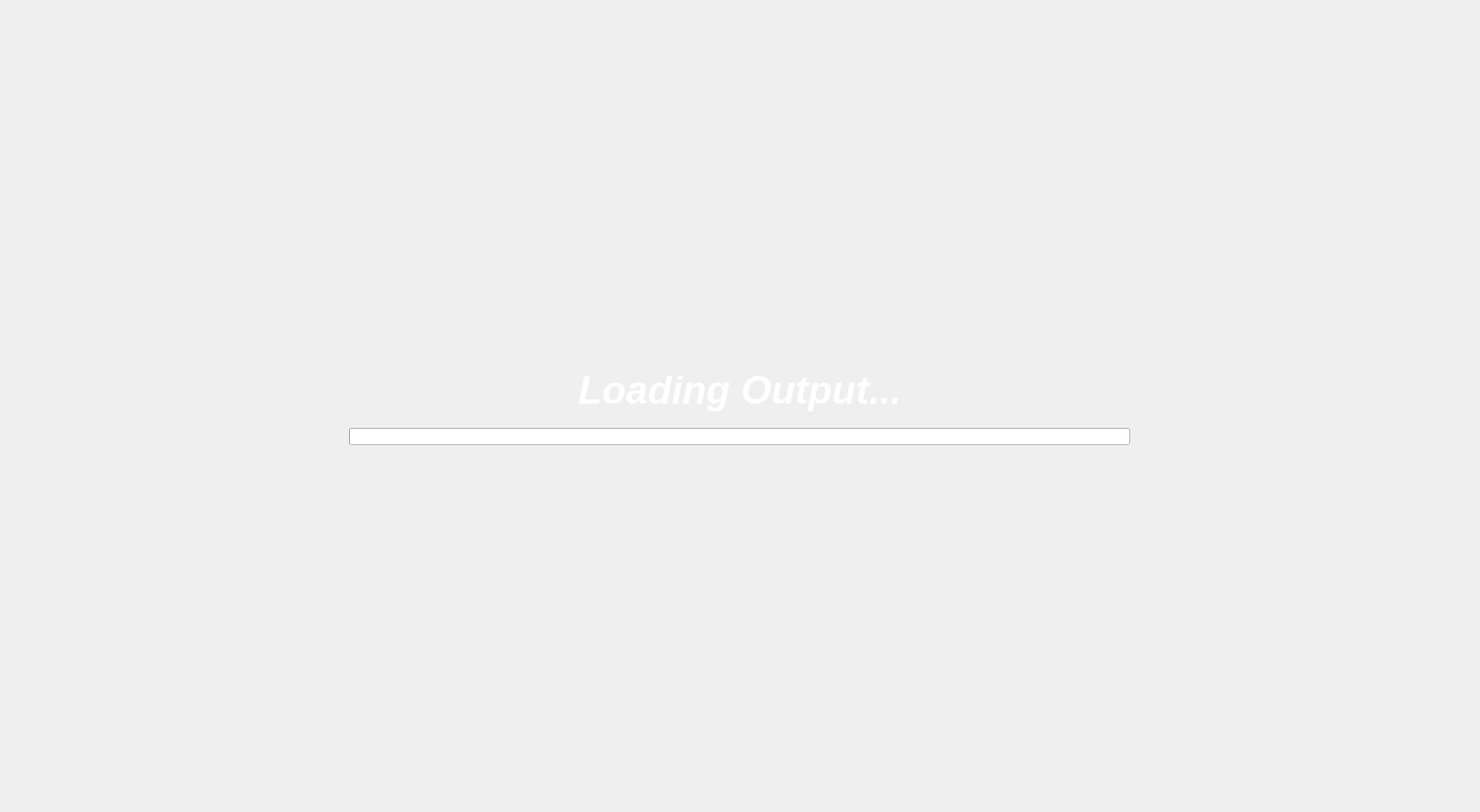
<?xml version="1.0" encoding="UTF-8"?>
<ui version="4.0">
 <class>Loading</class>
 <widget class="QWidget" name="Loading">
  <property name="geometry">
   <rect>
    <x>0</x>
    <y>0</y>
    <width>1895</width>
    <height>1040</height>
   </rect>
  </property>
  <property name="sizePolicy">
   <sizepolicy hsizetype="Preferred" vsizetype="Preferred">
    <horstretch>0</horstretch>
    <verstretch>0</verstretch>
   </sizepolicy>
  </property>
  <property name="maximumSize">
   <size>
    <width>16777215</width>
    <height>16777215</height>
   </size>
  </property>
  <property name="windowTitle">
   <string>Loading</string>
  </property>
  <property name="styleSheet">
   <string notr="true">#loadingLabel {
    color: #000000;
}</string>
  </property>
  <layout class="QVBoxLayout" name="verticalLayout">
   <property name="spacing">
    <number>20</number>
   </property>
   <item>
    <spacer name="verticalSpacerTop">
     <property name="orientation">
      <enum>Qt::Orientation::Vertical</enum>
     </property>
     <property name="sizeHint" stdset="0">
      <size>
       <width>20</width>
       <height>200</height>
      </size>
     </property>
    </spacer>
   </item>
   <item>
    <widget class="QLabel" name="loadingLabel">
     <property name="styleSheet">
      <string notr="true">#loadingLabel {
    color: #FFF;
    text-align: center;
    font-family: &quot;Roboto Condensed&quot;;
    font-style: italic;
    font-weight: 700;
    font-size: 50px;
}</string>
     </property>
     <property name="text">
      <string>Loading Output...</string>
     </property>
     <property name="alignment">
      <set>Qt::AlignmentFlag::AlignCenter</set>
     </property>
    </widget>
   </item>
   <item alignment="Qt::AlignmentFlag::AlignHCenter|Qt::AlignmentFlag::AlignVCenter">
    <widget class="QProgressBar" name="progressBar">
     <property name="sizePolicy">
      <sizepolicy hsizetype="Minimum" vsizetype="Fixed">
       <horstretch>0</horstretch>
       <verstretch>0</verstretch>
      </sizepolicy>
     </property>
     <property name="minimumSize">
      <size>
       <width>1000</width>
       <height>0</height>
      </size>
     </property>
     <property name="maximumSize">
      <size>
       <width>1000</width>
       <height>16777215</height>
      </size>
     </property>
     <property name="minimum">
      <number>0</number>
     </property>
     <property name="maximum">
      <number>100</number>
     </property>
     <property name="value">
      <number>0</number>
     </property>
     <property name="alignment">
      <set>Qt::AlignmentFlag::AlignCenter</set>
     </property>
     <property name="textVisible">
      <bool>false</bool>
     </property>
    </widget>
   </item>
   <item>
    <spacer name="verticalSpacerBottom">
     <property name="orientation">
      <enum>Qt::Orientation::Vertical</enum>
     </property>
     <property name="sizeHint" stdset="0">
      <size>
       <width>20</width>
       <height>200</height>
      </size>
     </property>
    </spacer>
   </item>
  </layout>
 </widget>
 <resources/>
 <connections/>
</ui>
